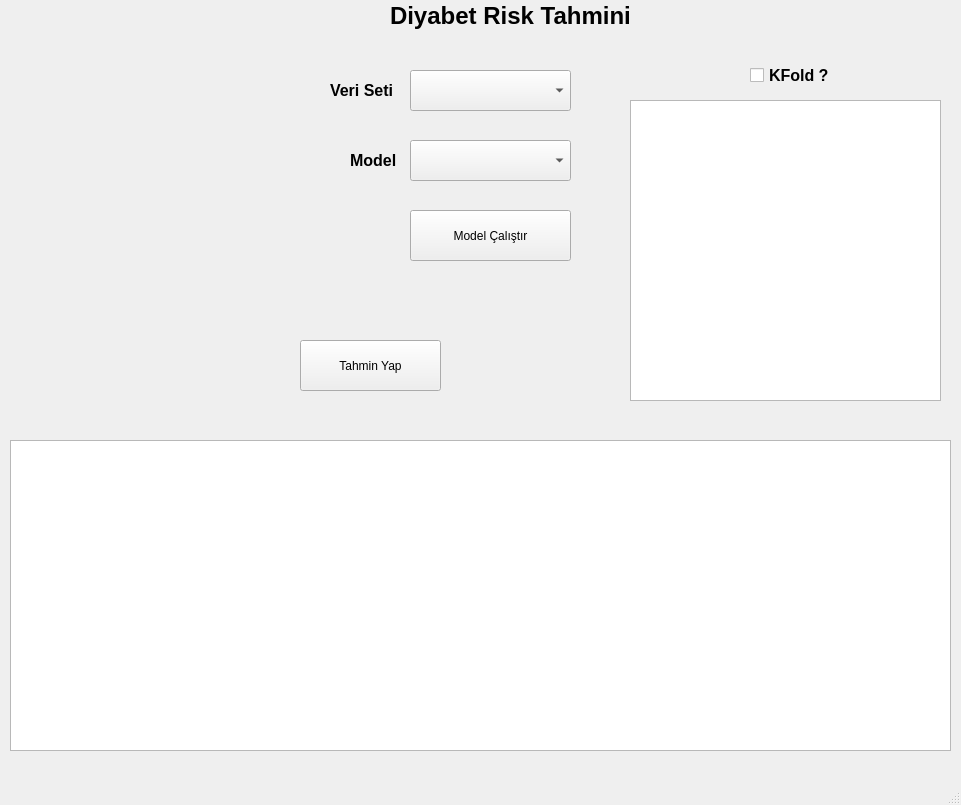
<?xml version="1.0" encoding="UTF-8"?>
<ui version="4.0">
 <class>MainWindow</class>
 <widget class="QMainWindow" name="MainWindow">
  <property name="geometry">
   <rect>
    <x>0</x>
    <y>0</y>
    <width>961</width>
    <height>805</height>
   </rect>
  </property>
  <property name="windowTitle">
   <string>MainWindow</string>
  </property>
  <widget class="QWidget" name="centralwidget">
   <widget class="QComboBox" name="datasetComboBox">
    <property name="geometry">
     <rect>
      <x>410</x>
      <y>70</y>
      <width>161</width>
      <height>41</height>
     </rect>
    </property>
    <property name="font">
     <font>
      <pointsize>10</pointsize>
     </font>
    </property>
   </widget>
   <widget class="QPushButton" name="runButton">
    <property name="geometry">
     <rect>
      <x>410</x>
      <y>210</y>
      <width>161</width>
      <height>51</height>
     </rect>
    </property>
    <property name="text">
     <string>Model Çalıştır</string>
    </property>
   </widget>
   <widget class="QPushButton" name="predictButton">
    <property name="geometry">
     <rect>
      <x>300</x>
      <y>340</y>
      <width>141</width>
      <height>51</height>
     </rect>
    </property>
    <property name="text">
     <string>Tahmin Yap</string>
    </property>
   </widget>
   <widget class="QWidget" name="verticalLayoutWidget">
    <property name="geometry">
     <rect>
      <x>20</x>
      <y>50</y>
      <width>261</width>
      <height>341</height>
     </rect>
    </property>
    <layout class="QVBoxLayout" name="inputLayout"/>
   </widget>
   <widget class="QComboBox" name="modelComboBox">
    <property name="geometry">
     <rect>
      <x>410</x>
      <y>140</y>
      <width>161</width>
      <height>41</height>
     </rect>
    </property>
    <property name="font">
     <font>
      <pointsize>10</pointsize>
     </font>
    </property>
   </widget>
   <widget class="QCheckBox" name="kfoldCheckBox">
    <property name="geometry">
     <rect>
      <x>750</x>
      <y>60</y>
      <width>111</width>
      <height>31</height>
     </rect>
    </property>
    <property name="font">
     <font>
      <pointsize>12</pointsize>
      <weight>75</weight>
      <bold>true</bold>
     </font>
    </property>
    <property name="text">
     <string>KFold ?</string>
    </property>
   </widget>
   <widget class="QTableWidget" name="dataTableWidget">
    <property name="geometry">
     <rect>
      <x>10</x>
      <y>440</y>
      <width>941</width>
      <height>311</height>
     </rect>
    </property>
   </widget>
   <widget class="QLabel" name="label">
    <property name="geometry">
     <rect>
      <x>390</x>
      <y>-10</y>
      <width>261</width>
      <height>51</height>
     </rect>
    </property>
    <property name="font">
     <font>
      <pointsize>18</pointsize>
      <weight>75</weight>
      <bold>true</bold>
     </font>
    </property>
    <property name="text">
     <string>Diyabet Risk Tahmini</string>
    </property>
   </widget>
   <widget class="QLabel" name="label_2">
    <property name="geometry">
     <rect>
      <x>330</x>
      <y>70</y>
      <width>81</width>
      <height>41</height>
     </rect>
    </property>
    <property name="font">
     <font>
      <pointsize>12</pointsize>
      <weight>75</weight>
      <bold>true</bold>
     </font>
    </property>
    <property name="text">
     <string>Veri Seti</string>
    </property>
   </widget>
   <widget class="QLabel" name="label_3">
    <property name="geometry">
     <rect>
      <x>350</x>
      <y>150</y>
      <width>51</width>
      <height>21</height>
     </rect>
    </property>
    <property name="font">
     <font>
      <pointsize>12</pointsize>
      <weight>75</weight>
      <bold>true</bold>
     </font>
    </property>
    <property name="text">
     <string>Model</string>
    </property>
   </widget>
   <widget class="QTextEdit" name="kfoldTextEdit">
    <property name="enabled">
     <bool>true</bool>
    </property>
    <property name="geometry">
     <rect>
      <x>630</x>
      <y>100</y>
      <width>311</width>
      <height>301</height>
     </rect>
    </property>
    <property name="undoRedoEnabled">
     <bool>true</bool>
    </property>
    <property name="readOnly">
     <bool>true</bool>
    </property>
   </widget>
  </widget>
  <widget class="QMenuBar" name="menubar">
   <property name="geometry">
    <rect>
     <x>0</x>
     <y>0</y>
     <width>961</width>
     <height>21</height>
    </rect>
   </property>
  </widget>
  <widget class="QStatusBar" name="statusbar"/>
 </widget>
 <resources/>
 <connections/>
</ui>
